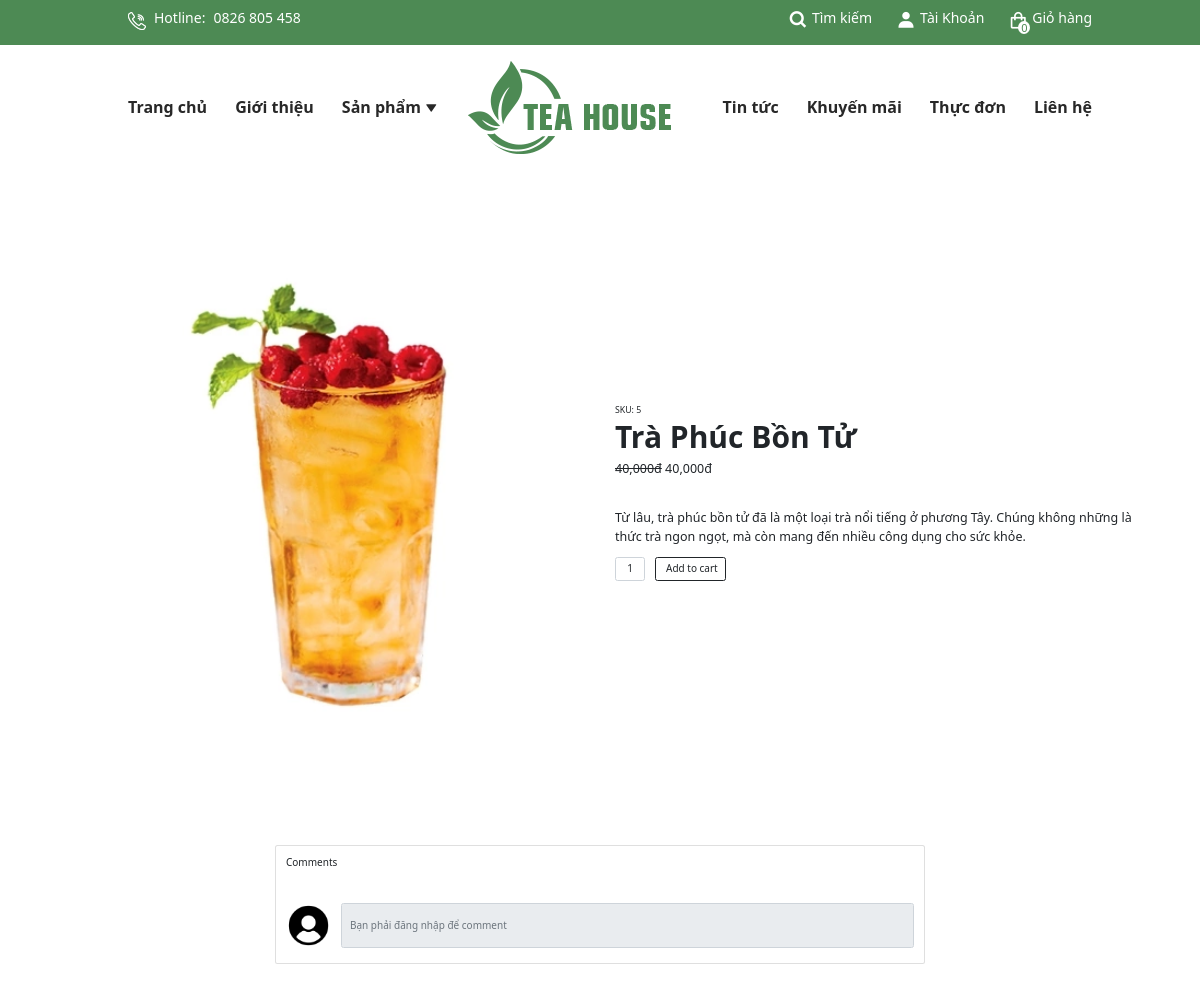
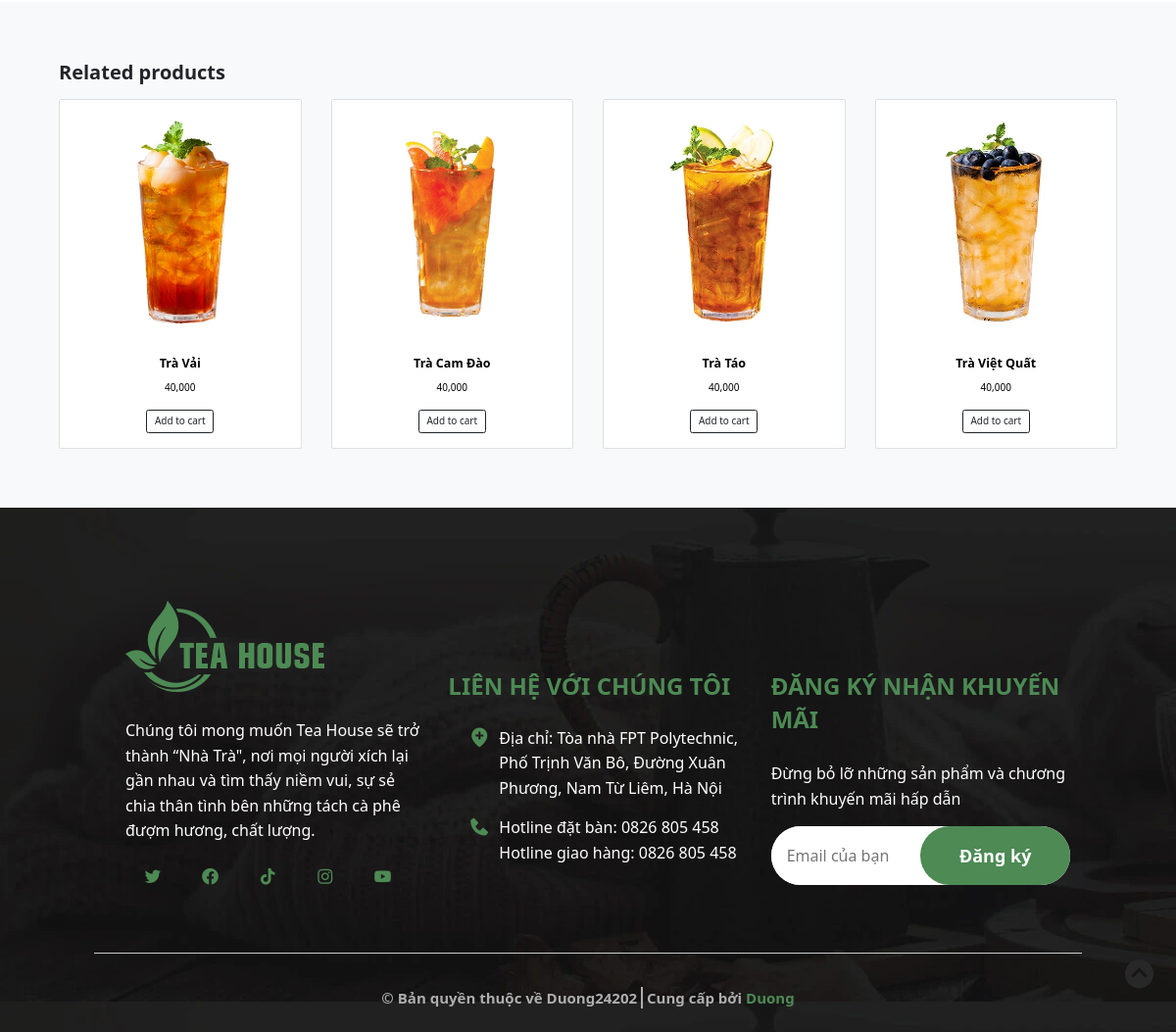
The page /site/controller/index.php?action=detail&idP=5 on the database its author committed (2 pictures, top to bottom).
### tables this page shows
CREATE TABLE `products` (
  `id_product` int NOT NULL,
  `product_name` varchar(255) NOT NULL,
  `price` double DEFAULT '0',
  `image` varchar(199) NOT NULL,
  `description` varchar(255) NOT NULL,
  `input_time` varchar(255) NOT NULL,
  `discount` double NOT NULL,
  `id_categories` int NOT NULL
);

### site/controller/detail.php (called while the page is built, shortened)
<?php
$idP = $_GET['idP'];
$productDetail = getValue('products', 'id_product', $idP);
$productRelated = getValues('products', 'id_categories', $productDetail['id_categories']);
require '../view/detail.php';

### model/databse.php (called while the page is built, shortened)
<?php
function connect()
{
  try {
    $conn = new PDO("mysql:host=localhost;dbname=my_store;charset=UTF8", 'root', '');
    $conn->setAttribute(PDO::ATTR_ERRMODE, PDO::ERRMODE_EXCEPTION);
  } catch (PDOException $e) {
    echo $e->getMessage();
  }
  return $conn;
}
function getValue($table, $column, $where)
{
  $conn = connect();
  $sql = "
  SELECT * FROM $table WHERE $column = $where";
  $stmt = $conn->prepare($sql);
  $stmt->execute();
  $data = $stmt->fetch(PDO::FETCH_ASSOC);
  return $data;
}
function getValues($table, $column, $where)
{
  $conn = connect();
  $sql = "
  SELECT * FROM $table WHERE $column = $where";
  $stmt = $conn->prepare($sql);
  $stmt->execute();
  $data = $stmt->fetchAll(PDO::FETCH_ASSOC);
  return $data;
}

### site/view/detail.php (the view, shortened to what this page needs)
<?php
require '../view/header.php';
?>
<head>
    <link rel="stylesheet" href="../assets/css/detail.css">
</head>
<section class="py-5">
    <div class="container px-4 px-lg-5 my-5">
        <?php
        echo '
        <div class="row gx-4 gx-lg-5 align-items-center">
            <div class="col-md-6"><img class="card-img-top mb-5 mb-md-0" src="../../image/image_pro/' . $productDetail['image'] . '" alt="..." /></div>
            <div class="col-md-6">
                <div class="small mb-1">SKU: ' . $productDetail['id_product'] . '</div>
                <h1 class="display-5 fw-bolder">' . $productDetail['product_name'] . '</h1>
                <div class="fs-5 mb-5">
                    <span class="text-decoration-line-through">' . number_format($productDetail['price'], 0, '', ',') . 'đ</span>
                    <span>' . number_format($productDetail['price'], 0, '', ',') . 'đ</span>
                </div>
                <p class="lead">' . $productDetail['description'] . '</p>
                <div class="d-flex">
                    <input class="form-control text-center me-3" id="inputQuantity" type="num" value="1" style="max-width: 3rem" />
                    <button class="btn btn-outline-dark flex-shrink-0" type="button">
                        <i class="bi-cart-fill me-1"></i>
                        Add to cart
                    </button>
                </div>
            </div>
        </div>
            '
        ?>
    </div>
</section>
<div class="comment">
    <div class="container mt-5 mb-5">
        <div class="row height d-flex justify-content-center align-items-center">
            <div class="col-md-7">
                <div class="card">
                    <div class="p-3">
                        <h6>Comments</h6>
                    </div>
                    <form action="" method="POST">
                        <?php
                        if (empty($user)) {
                            echo '
                    <div class="mt-3 d-flex flex-row p-3 form-color" style="column-gap: 10px"> <img src="../../image//image__user/free-user-icon-3296-thumb.png" width="50" height="45" class="rounded-circle mr-2"> <input  type="text" class="form-control" placeholder="Bạn phải đăng nhập để comment" readonly> </div>';
                        } else {
                            echo '
                    <div class="mt-3 d-flex flex-row p-3 form-color" style="column-gap: 10px"> <img src="../../image/image__user/' . $user['avatar'] . '" width="50" height="45" class="rounded-circle mr-2"> <input name="comment" type="text" class="form-control" placeholder="Enter your comment..."> </div>';
                        }
                        ?>
                    </form>
                </div>
            </div>
        </div>
    </div>
</div>
<section class="py-5 bg-light">
    <div class="container px-4 px-lg-5 mt-5">
        <h2 class="fw-bolder mb-4">Related products</h2>
        <div class="row gx-4 gx-lg-5 row-cols-2 row-cols-md-3 row-cols-xl-4 justify-content-center">
            <?php
            $count = 0;
            foreach ($productRelated as $key => $product) {
                if ($product["id_product"] != $idP) {
                    echo '
                    <div class="col mb-5">
                        <div class="card h-100">
                            <a class="detail_pro" href="index.php?action=detail&idP=' . $product['id_product'] . '">
                            <img class="card-img-top" src="../../image/image_pro/' . $product['image'] . '" alt="..." />
                            <div class="card-body p-4">
                                <div class="text-center">
                                    <h5 class="fw-bolder">' . $product['product_name'] . '</h5>
                                    <div class="d-flex justify-content-center small text-warning mb-2">
                                    </div>
                                    ' . number_format($product['price'], 0, '', ',') . '
                                </div>
                            </div>
                            </a>
                            <div class="card-footer p-4 pt-0 border-top-0 bg-transparent">
                                <div class="text-center"><a class="btn btn-outline-dark mt-auto" href="#">Add to cart</a>
                                </div>
                            </div>
                        </div>
                    </div>';
                    $count++;
                }
                if ($count >= 4) {
                    break;
                }
            }
            ?>
        </div>
    </div>
</section>
<?php
require '../view/footer.php';
?>

### site/assets/css/grid.css (style rules this page uses)
.row { display: flex; flex-wrap: wrap; margin-left: -4px; margin-right: -4px; }
.col { padding-left: 4px; padding-right: 4px; }
@media (min-width: 767px) { .row { margin-left: -8px; margin-right: -8px; } }
@media (min-width: 767px) { .col { padding-left: 8px; padding-right: 8px; } }
@media (min-width: 1113px) { .row { margin-left: -12px; margin-right: -12px; } }
@media (min-width: 1113px) { .col { padding-left: 12px; padding-right: 12px; } }

### site/assets/css/base.css (style rules this page uses)
:root { --white-color: #fff; --black-color: #000; --text-color: #282828; --primary-color: #4d8a54; --border-color: #dbdbdb; --soft-color: #fdede9; --star-gold: #FFCE3E; --navbar-height: 45px; --header-height: 170px; --header-with-search-height: ; }
* { box-sizing: border-box; text-decoration: none; list-style: none; -webkit-tap-highlight-color: transparent; scroll-behavior: smooth; }
html { font-size: 62.5%; line-height: 1.6rem; font-family: 'Quicksand', sans-serif; box-sizing: border-box; }

### rows shown on the page
products: image (picture), id_product "5", product_name "Trà Phúc Bồn Tử", price "40,000", description "Từ lâu, trà phúc bồn tử đã là một loại trà nổi tiếng ở phương Tây. Chúng không những là thức trà ngon ngọt, mà còn mang đến nhiều công dụng cho sức khỏe."
products: image (picture), product_name "Trà Vải", price "40,000"
products: image (picture), product_name "Trà Cam Đào", price "40,000"
products: image (picture), product_name "Trà Táo", price "40,000"
products: image (picture), product_name "Trà Việt Quất", price "40,000"
